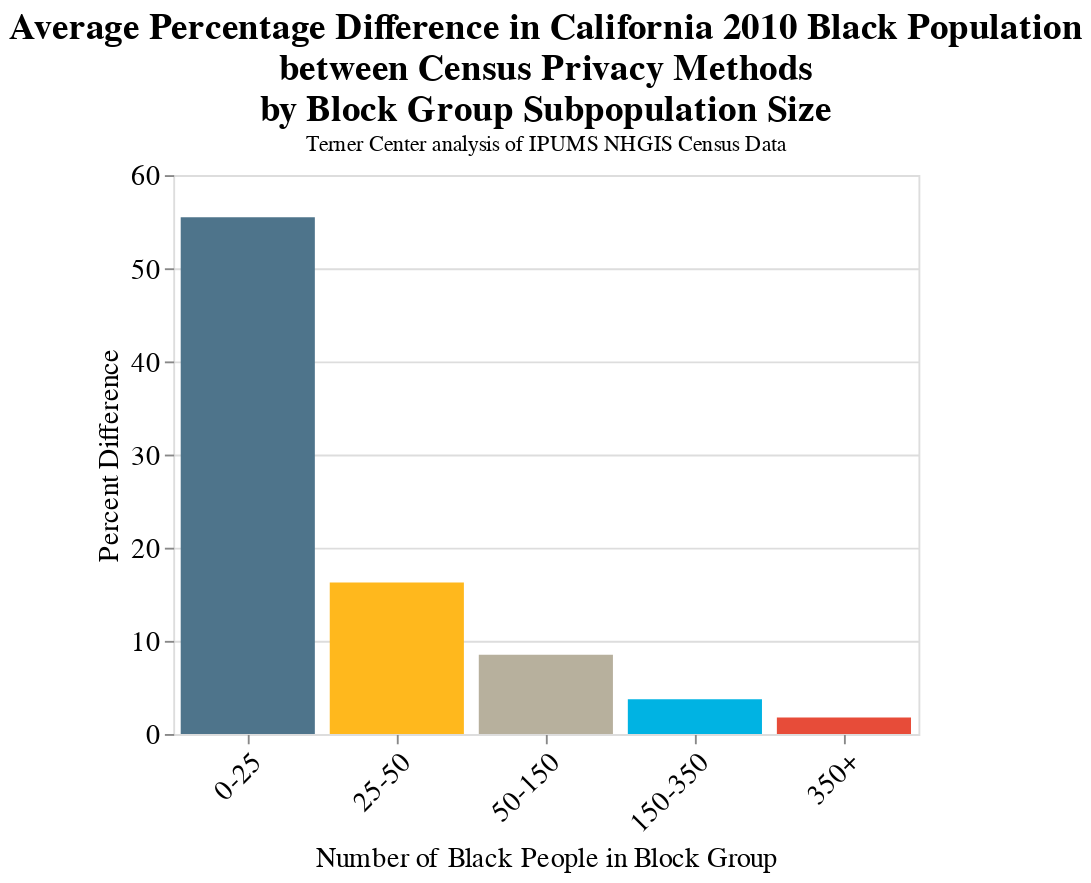

Notebook source saved alongside this figure:
### Code cell
#figure 2
alt.Chart(black_percent_change).mark_bar().encode(
    alt.X('Population Bins:O',title="Number of Black People in Block Group", sort=['0-25', '25-50', '50-150', "150-350","350+"],axis=alt.Axis( labelAngle=-45)),
    alt.Y('pct_change_absolute_value mean',title="Percent Difference"),color=alt.Color('Population Bins:O',title="",legend=None,scale=alt.Scale(domain=['0-25', '25-50', '50-150', "150-350","350+"],range=["#4E748B","#FFB81D","#B7B09D","#00B3E3","#E74C39"]))).properties(
    title={
      "text": ["Average Percentage Difference in California 2010 Black Population",
               "between Census Privacy Methods"," by Block Group Subpopulation Size"],
    "subtitle":["Terner Center analysis of IPUMS NHGIS Census Data"]}).configure_title(fontSize=20,anchor="middle",font="Georgia").configure_legend(direction="vertical",labelLimit= 0,titleLimit=0,titleFontSize=18,
labelFontSize=20,labelFont="Georgia",titleFont="Georgia",orient="bottom").configure_axis(domain=False,labelFont='Georgia',titleFont='Georgia',titleFontWeight="normal",labelFontSize=15,titleFontSize=15).properties(
    width=400
)

### Figure 1 — Vega-Lite specification as saved in the notebook (floating-point values rounded to 4 significant figures)
{"$schema": "https://vega.github.io/schema/vega-lite/v4.8.1.json", "config": {"axis": {"domain": false, "labelFont": "Georgia", "labelFontSize": 15, "titleFont": "Georgia", "titleFontSize": 15, "titleFontWeight": "normal"}, "legend": {"direction": "vertical", "labelFont": "Georgia", "labelFontSize": 20, "labelLimit": 0, "orient": "bottom", "titleFont": "Georgia", "titleFontSize": 18, "titleLimit": 0}, "title": {"anchor": "middle", "font": "Georgia", "fontSize": 20}, "view": {"continuousHeight": 300, "continuousWidth": 400}}, "data": {"name": "data-9e53f6e663b8a2b18d87f854d14553f2"}, "datasets": {"data-9e53f6e663b8a2b18d87f854d14553f2": [{"Population Bins": "0-25", "dp_value mean": 12.63, "dp_value std": 8.304, "pct_change mean": 26.04, "pct_change std": 106.8, "pct_change_absolute_value mean": 55.46, "pct_change_absolute_value std": 94.87, "race": "Black", "sf_value mean": 11.72, "sf_value std": 6.929, "state mean": 6, "state std": 0, "total_difference mean": 0.9096, "total_difference std": 5.452, "total_difference_absolute_value mean": 4.046, "total_difference_absolute_value std": 3.766}, {"Population Bins": "25-50", "dp_value mean": 36.21, "dp_value std": 10.43, "pct_change mean": -1.128, "pct_change std": 21.06, "pct_change_absolute_value mean": 16.26, "pct_change_absolute_value std": 13.43, "race": "Black", "sf_value mean": 36.61, "sf_value std": 7.233, "state mean": 6, "state std": 0, "total_difference mean": -0.4001, "total_difference std": 7.485, "total_difference_absolute_value mean": 5.806, "total_difference_absolute_value std": 4.74}, {"Population Bins": "50-150", "dp_value mean": 87.13, "dp_value std": 29.18, "pct_change mean": -0.9887, "pct_change std": 11.25, "pct_change_absolute_value mean": 8.508, "pct_change_absolute_value std": 7.427, "race": "Black", "sf_value mean": 87.92, "sf_value std": 27.77, "state mean": 6, "state std": 0, "total_difference mean": -0.7881, "total_difference std": 8.902, "total_difference_absolute_value mean": 6.911, "total_difference_absolute_value std": 5.665}, {"Population Bins": "150-350", "dp_value mean": 228.0, "dp_value std": 56.38, "pct_change mean": -0.5008, "pct_change std": 4.93, "pct_change_absolute_value mean": 3.723, "pct_change_absolute_value std": 3.268, "race": "Black", "sf_value mean": 229.2, "sf_value std": 55.81, "state mean": 6, "state std": 0, "total_difference mean": -1.167, "total_difference std": 10.56, "total_difference_absolute_value mean": 8.127, "total_difference_absolute_value std": 6.843}, {"Population Bins": "350+", "dp_value mean": 612.1, "dp_value std": 326.5, "pct_change mean": -0.006949, "pct_change std": 2.411, "pct_change_absolute_value mean": 1.785, "pct_change_absolute_value std": 1.62, "race": "Black", "sf_value mean": 612.0, "sf_value std": 325.9, "state mean": 6, "state std": 0, "total_difference mean": 0.1047, "total_difference std": 11.94, "total_difference_absolute_value mean": 9.241, "total_difference_absolute_value std": 7.566}]}, "encoding": {"color": {"field": "Population Bins", "legend": null, "scale": {"domain": ["0-25", "25-50", "50-150", "150-350", "350+"], "range": ["#4E748B", "#FFB81D", "#B7B09D", "#00B3E3", "#E74C39"]}, "title": "", "type": "ordinal"}, "x": {"axis": {"labelAngle": -45}, "field": "Population Bins", "sort": ["0-25", "25-50", "50-150", "150-350", "350+"], "title": "Number of Black People in Block Group", "type": "ordinal"}, "y": {"field": "pct_change_absolute_value mean", "title": "Percent Difference", "type": "quantitative"}}, "mark": "bar", "title": {"subtitle": ["Terner Center analysis of IPUMS NHGIS Census Data"], "text": ["Average Percentage Difference in California 2010 Black Population", "between Census Privacy Methods", " by Block Group Subpopulation Size"]}, "width": 400}
